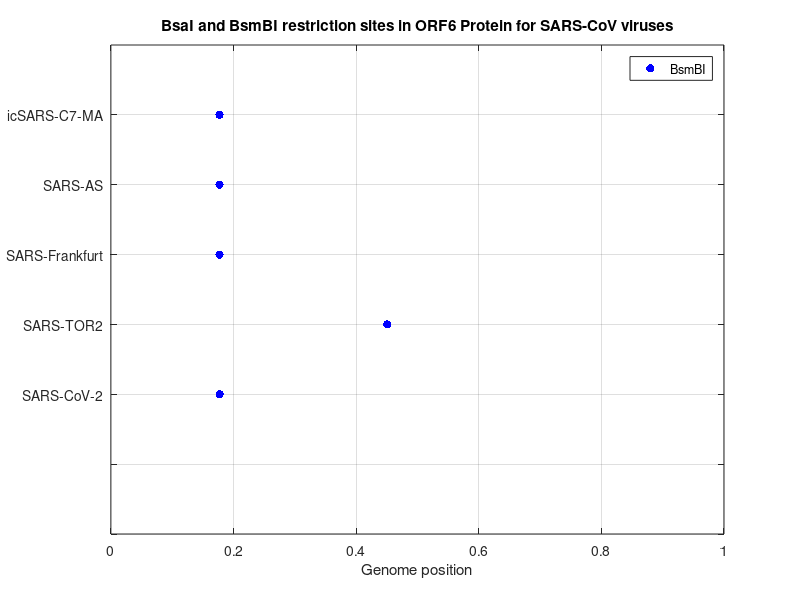

Recreate this plot in MATLAB.
% BsaI and BsmBI restriction sites on SARS-cov viruses
% Nolan Tremelling
% nnt2109@columbia.edu
% 11 February 2023

%% Create axes

BsaI_SARS_CoV_2_x=[];
BsaI_SARS_CoV_2_y=[];
BsaI_SARS_TOR2_x=[];
BsaI_SARS_TOR2_y=[];
BsaI_SARS_Frankfurt_x=[];
BsaI_SARS_Frankfurt_y=[];
BsaI_SARS_AS_x=[];
BsaI_SARS_AS_y=[];
BsaI_SARS_C7_x=[];
BsaI_SARS_C7_y=[];

BsmBI_SARS_CoV_2_x=[33/186];
BsmBI_SARS_CoV_2_y=[0.1];
BsmBI_SARS_TOR2_x=[159/353];
BsmBI_SARS_TOR2_y=[0.2];
BsmBI_SARS_Frankfurt_x=[34/192];
BsmBI_SARS_Frankfurt_y=[0.3];
BsmBI_SARS_AS_x=[34/192];
BsmBI_SARS_AS_y=[0.4];
BsmBI_SARS_C7_x=[34/192];
BsmBI_SARS_C7_y=[0.5];

BsaI_x = [BsaI_SARS_CoV_2_x BsaI_SARS_TOR2_x BsaI_SARS_Frankfurt_x BsaI_SARS_AS_x BsaI_SARS_C7_x];
BsaI_y = [BsaI_SARS_CoV_2_y BsaI_SARS_TOR2_y BsaI_SARS_Frankfurt_y BsaI_SARS_AS_y BsaI_SARS_C7_y];
BsmBI_x = [BsmBI_SARS_CoV_2_x BsmBI_SARS_TOR2_x BsmBI_SARS_Frankfurt_x BsmBI_SARS_AS_x BsmBI_SARS_C7_x];
BsmBI_y = [BsmBI_SARS_CoV_2_y BsmBI_SARS_TOR2_y BsmBI_SARS_Frankfurt_y BsmBI_SARS_AS_y BsmBI_SARS_C7_y];



plot(BsaI_x, BsaI_y,'.', 'MarkerSize', 18, 'Color', 'red');
hold on;
plot(BsmBI_x, BsmBI_y,'.', 'MarkerSize', 18, 'Color', 'blue');

xlim([0 1])
ylim([-0.1 0.6])
grid on;
yticklabels({' ', ' ', 'SARS-CoV-2', 'SARS-TOR2', 'SARS-Frankfurt', 'SARS-AS', 'icSARS-C7-MA'})
xlabel('Genome position');
title('BsaI and BsmBI restriction sites in ORF6 Protein for SARS-CoV viruses');
legend('BsmBI', 'BSaI');
hold off;
